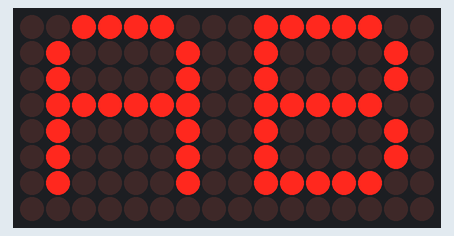
Bench run of a sketch on a simulated Arduino Uno, built with avr-gcc and run on an emulated ATmega328P. On the bench: 16×8 LED matrix.

Above: at 0.1 s.

The sketch:

letter-AB.ino
```cpp
#include <LedControl.h>

LedControl lc = LedControl(12, 11, 10, 2);

byte A[8] = {
  B00111100,
  B01000010,
  B01000010,
  B01111110,
  B01000010,
  B01000010,
  B01000010,
  B00000000
};

byte B[8] = {
  B01111100,
  B01000010,
  B01000010,
  B01111100,
  B01000010,
  B01000010,
  B01111100,
  B00000000
};

void setup() {
  for (int i = 0; i < 2; i++) {
    lc.shutdown(i, false);
    lc.setIntensity(i, 8);
    lc.clearDisplay(i);
  }

  for (int i = 0; i < 8; i++) {
    lc.setRow(0, i, A[i]); // FIRST LED → A
    lc.setRow(1, i, B[i]); // SECOND LED → B
  }
}

void loop() {}
```
